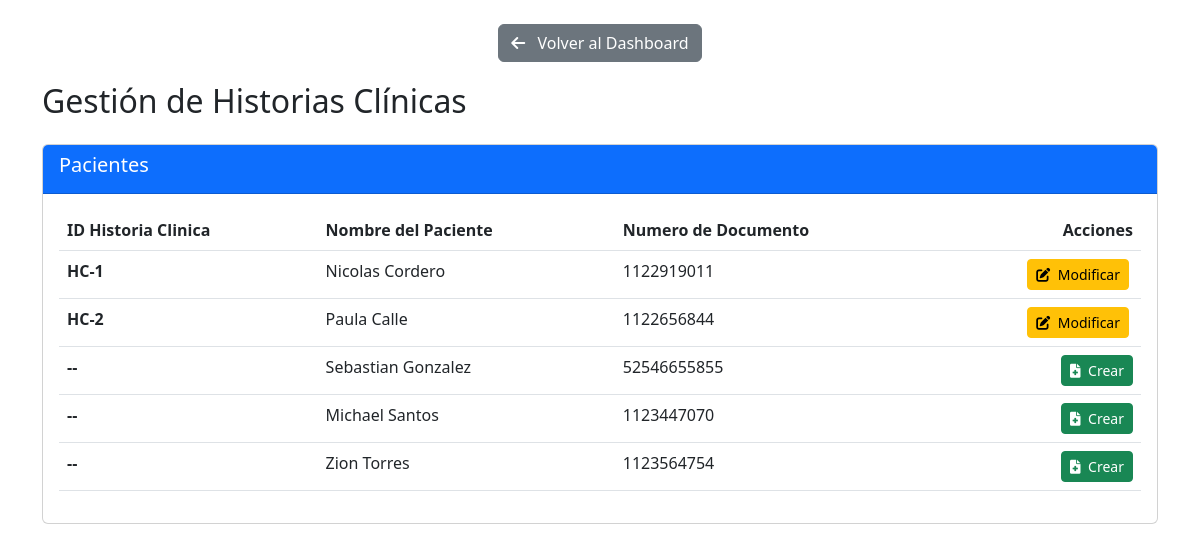
/gestion_historia_clinica/ (signed in), run on the app's committed database.
### login_app/models.py (models this page shows, shortened)
class CustomUser(AbstractUser):
    ROLE_CHOICES = [
        ('admin', 'Administrador'),
        ('auxiliar', 'Auxiliar Administrativo'),
        ('dentista', 'Dentista'),
        ('paciente', 'Paciente'),
    ]
    nombre_completo = models.CharField(max_length=255, default="Sin nombre")
    numero_documento = models.CharField(max_length=20, unique=True, default="Sin documento")  # Valor predeterminado añadido
    role = models.CharField(max_length=20, choices=ROLE_CHOICES, default='paciente')

class HistoriaClinica(models.Model):
    id = models.AutoField(primary_key=True)
    paciente = models.ForeignKey(CustomUser, on_delete=models.CASCADE)
    fecha_inicio = models.DateField(auto_now_add=True)
    tratamiento = models.TextField()
    duracion_tratamiento = models.CharField(max_length=100)
    creado_en = models.DateTimeField(auto_now_add=True)

### login_app/views.py (the view)
# urls.py: path('gestion_historia_clinica/', views.gestion_historia_clinica, name='gestion_historia_clinica'),
@login_required
def gestion_historia_clinica(request):
    User = get_user_model()
    pacientes = User.objects.filter(role='paciente').order_by('last_name', 'first_name')
    historias = HistoriaClinica.objects.select_related('paciente').all()
    return render(request, 'funcionalidades/gestion_historia_clinica.html', {
        'pacientes': pacientes,
        'historias': historias
    })

### login_app/templates/funcionalidades/gestion_historia_clinica.html (shortened to what this page needs)
<!DOCTYPE html>
<html lang="es">
<head>
    <link href="https://cdn.jsdelivr.net/npm/bootstrap@5.3.0/dist/css/bootstrap.min.css" rel="stylesheet">
    <link href="https://cdnjs.cloudflare.com/ajax/libs/font-awesome/6.0.0/css/all.min.css" rel="stylesheet">
</head>
<body>
    <div class="container mt-4">
        <div class="btn-container text-center mt-4">
            {% if request.user.role == "admin" %}
                <a href="{% url 'admin_dashboard' %}" class="btn btn-secondary">
                    <i class="fas fa-arrow-left me-2"></i> Volver al Dashboard
                </a>
            {% elif request.user.role == "auxiliar" %}
                <a href="{% url 'auxiliar_dashboard' %}" class="btn btn-secondary">
                    <i class="fas fa-arrow-left me-2"></i> Volver al Dashboard
                </a>
            {% elif request.user.role == "dentista" %}
                <a href="{% url 'dentista_dashboard' %}" class="btn btn-secondary">
                    <i class="fas fa-arrow-left me-2"></i> Volver al Dashboard
                </a>
            {% elif request.user.role == "paciente" %}
                <a href="{% url 'paciente_dashboard' %}" class="btn btn-secondary">
                    <i class="fas fa-arrow-left me-2"></i> Volver al Dashboard
                </a>
            {% endif %}
        </div>
        <h2 class="mb-4">Gestión de Historias Clínicas</h2>
        <div class="card mb-4">
            <div class="card-header bg-primary text-white">
                <h5>Pacientes</h5>
            </div>
            <div class="card-body">
                {% if pacientes %}
                <div class="table-responsive">
                    <table class="table table-hover">
                        <thead>
                            <tr>
                                <th>ID Historia Clinica</th>
                                <th>Nombre del Paciente</th>
                                <th>Numero de Documento</th>
                                <th class="text-end">Acciones</th>
                            </tr>
                        </thead>
                        <tbody>
                            {% for paciente in pacientes %}
                            <tr>
                                <td class="hc-number">
                                    {% if paciente.historiaclinica_set.exists %}
                                        HC-{{ paciente.historiaclinica_set.first.id }}
                                    {% else %}
                                        --
                                    {% endif %}
                                </td>
                                <td>{{ paciente.nombre_completo }}</td>
                                <td>{{ paciente.numero_documento }}</td>
                                <td class="table-actions text-end">
                                    {% if paciente.historiaclinica_set.exists %}
                                        <a href="{% url 'modificar_historia_clinica' paciente.historiaclinica_set.first.id %}" class="btn btn-sm btn-warning me-1">
                                        <i class="fas fa-edit me-1"></i> Modificar
                                        </a>
                                    {% else %}
                                        <a href="{% url 'crear_historia_clinica' paciente.id %}" class="btn btn-sm btn-success">
                                        <i class="fas fa-file-medical me-1"></i> Crear
                                        </a>
                                    {% endif %}
                                </td>
                            </tr>
                            {% endfor %}
                        </tbody>
                    </table>
                </div>
                {% else %}
                <div class="alert alert-warning">
                    No se encontraron pacientes registrados.
                </div>
                {% endif %}
            </div>
        </div>
    </div>
</body>
</html>

### login_app/templates/funcionalidades/gestion_historia_clinica.html (style rules this page uses)
.btn-container { margin-bottom: 20px; }
.table-actions { white-space: nowrap; }
.hc-number { font-weight: bold; color: #0d6efd; }

### data on the page
CustomUser: historiaclinica_set.first.id "1", nombre_completo "Nicolas Cordero", numero_documento "1122919011", shows "Modificar"
CustomUser: historiaclinica_set.first.id "2", nombre_completo "Paula Calle", numero_documento "1122656844", shows "Modificar"
CustomUser: nombre_completo "Sebastian Gonzalez", numero_documento "52546655855", shows "Crear"
CustomUser: nombre_completo "Michael Santos", numero_documento "1123447070", shows "Crear"
CustomUser: nombre_completo "Zion Torres", numero_documento "1123564754", shows "Crear"
